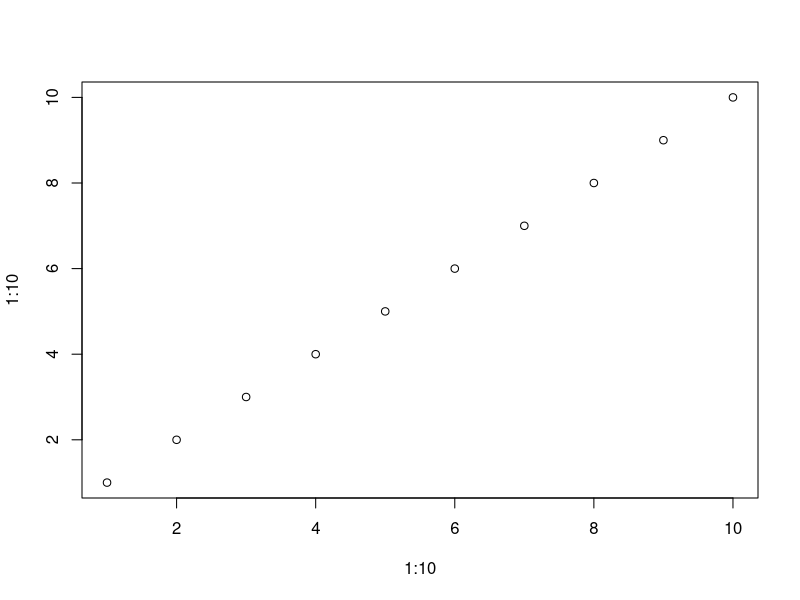
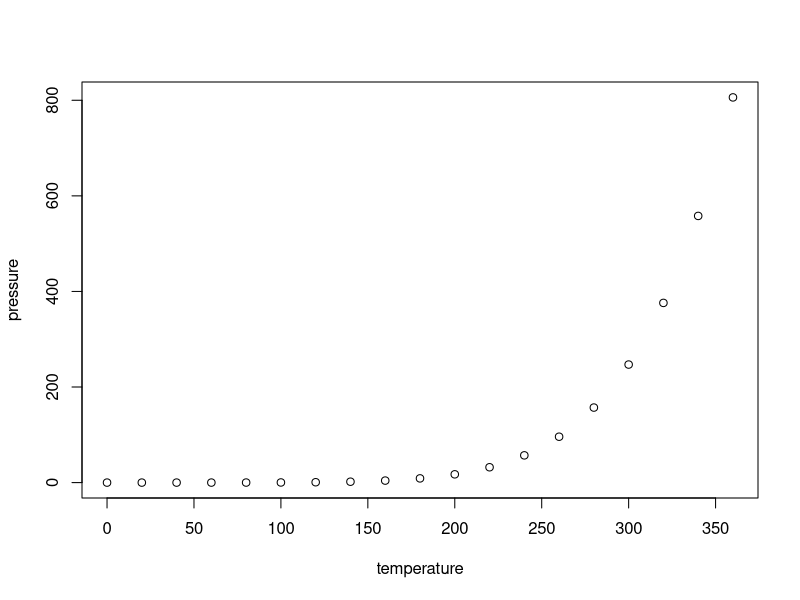

R code for these plots, in order:
## ---- chunk 1
knitr::opts_chunk$set(echo = TRUE)
## ---- chunk 2
log(50)
## ---- chunk 3
plot(1:10, 1:10)
## ---- chunk 4
cars
## ---- chunk 5
#install.packages('tinytex')
#tinytex::install_tinytex()
## ---- chunk 6
summary(cars)
## ---- chunk 7
plot(pressure)
